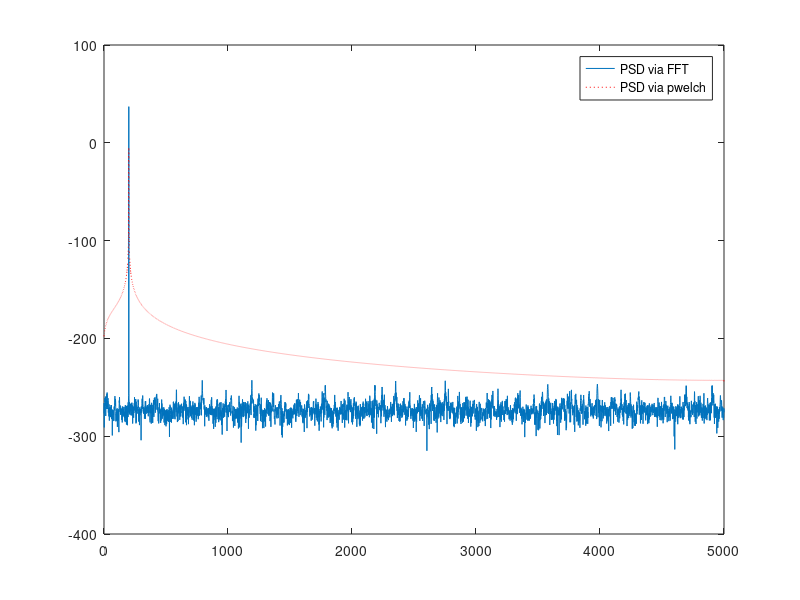

The MATLAB script that drew this image:
 Fs = 10000; 
 t  = (0:1/Fs:1-1/Fs).'; 
 x  = sin(2*pi*t*200);
 Nx = length(x);
 % Window data
 w = hanning(Nx);
 xw = x.*w; % with windowing
 xw=x;      % without windowing *****
 
 % Calculate power
 nfft = Nx; 
 X = fft(xw,nfft);
 mx = abs(X).^2; 
 % Normalize by window power. Multiply by 2 (except DC & Nyquist) 
 % to calculate one-sided spectrum. Divide by Fs to calculate 
 % spectral  density.
 %mx = mx/(w'*w); % with windowing ******
 NumUniquePts = nfft/2+1; 
 mx = mx(1:NumUniquePts);
 mx(2:end-1) = mx(2:end-1)*2;
 Pxx1 = mx/Fs;
 Fx1 = (0:NumUniquePts-1)*Fs/nfft; 
 [Pxx2,Fx2] = pwelch(x,w,0,nfft,Fs);
 plot(Fx1,10*log10(Pxx1),Fx2,10*log10(Pxx2),'r:');
 legend('PSD via FFT','PSD via pwelch')